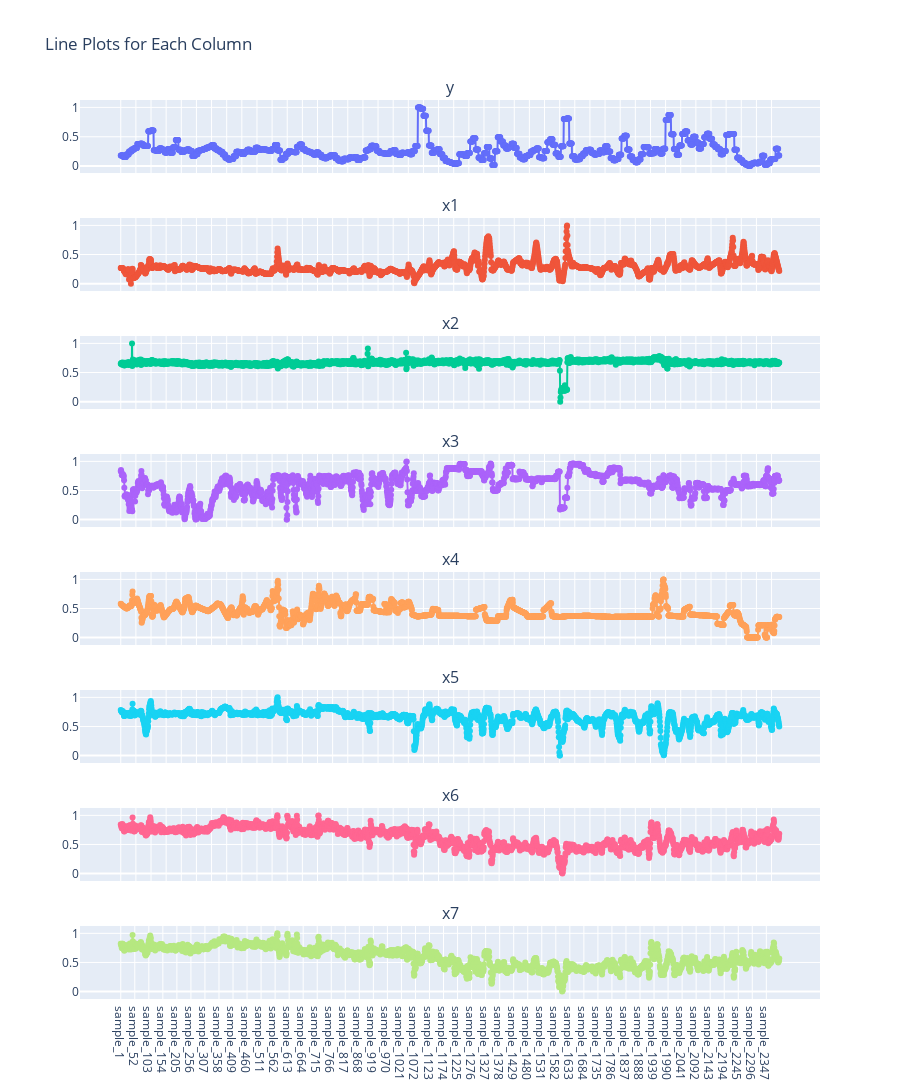

This figure's notebook cell:
### Code cell
import pandas as pd
import plotly.graph_objects as go
from plotly.subplots import make_subplots

# サブプロット作成
fig = make_subplots(rows=len(dataset.columns), cols=1, shared_xaxes=True, 
                    subplot_titles=dataset.columns, vertical_spacing=0.05)

# 各列に対して折れ線グラフを追加
for i, column in enumerate(dataset.columns):
    fig.add_trace(
        go.Scatter(x=dataset.index, y=dataset[column], mode="lines+markers", name=column),
        row=i + 1, col=1
    )

# レイアウト設定
fig.update_layout(
    height=300 * len(dataset.columns),  # グラフ全体の高さを動的に設定
    title="Line Plots for Each Column",
    showlegend=False  # 全体の凡例を非表示に（個別の凡例がサブプロットに表示されるため）
)

# 描画
fig.show()

### Figure 1 — Plotly figure (JSON) as saved in the notebook; plotly's stock layout.template omitted (floating-point values rounded to 4 significant figures; data arrays with more than 128 entries replaced by an {"elided": "..."} marker saying what was removed)
{"data": [{"mode": "lines+markers", "name": "y", "type": "scatter", "x": {"elided": "2394 str values"}, "xaxis": "x", "y": {"elided": "2394 float values"}, "yaxis": "y"}, {"mode": "lines+markers", "name": "x1", "type": "scatter", "x": {"elided": "2394 str values"}, "xaxis": "x2", "y": {"elided": "2394 float values"}, "yaxis": "y2"}, {"mode": "lines+markers", "name": "x2", "type": "scatter", "x": {"elided": "2394 str values"}, "xaxis": "x3", "y": {"elided": "2394 float values"}, "yaxis": "y3"}, {"mode": "lines+markers", "name": "x3", "type": "scatter", "x": {"elided": "2394 str values"}, "xaxis": "x4", "y": {"elided": "2394 float values"}, "yaxis": "y4"}, {"mode": "lines+markers", "name": "x4", "type": "scatter", "x": {"elided": "2394 str values"}, "xaxis": "x5", "y": {"elided": "2394 float values"}, "yaxis": "y5"}, {"mode": "lines+markers", "name": "x5", "type": "scatter", "x": {"elided": "2394 str values"}, "xaxis": "x6", "y": {"elided": "2394 float values"}, "yaxis": "y6"}, {"mode": "lines+markers", "name": "x6", "type": "scatter", "x": {"elided": "2394 str values"}, "xaxis": "x7", "y": {"elided": "2394 float values"}, "yaxis": "y7"}, {"mode": "lines+markers", "name": "x7", "type": "scatter", "x": {"elided": "2394 str values"}, "xaxis": "x8", "y": {"elided": "2394 float values"}, "yaxis": "y8"}], "layout": {"annotations": [{"font": {"size": 16}, "showarrow": false, "text": "y", "x": 0.5, "xanchor": "center", "xref": "paper", "y": 1, "yanchor": "bottom", "yref": "paper"}, {"font": {"size": 16}, "showarrow": false, "text": "x1", "x": 0.5, "xanchor": "center", "xref": "paper", "y": 0.8687, "yanchor": "bottom", "yref": "paper"}, {"font": {"size": 16}, "showarrow": false, "text": "x2", "x": 0.5, "xanchor": "center", "xref": "paper", "y": 0.7375, "yanchor": "bottom", "yref": "paper"}, {"font": {"size": 16}, "showarrow": false, "text": "x3", "x": 0.5, "xanchor": "center", "xref": "paper", "y": 0.6062, "yanchor": "bottom", "yref": "paper"}, {"font": {"size": 16}, "showarrow": false, "text": "x4", "x": 0.5, "xanchor": "center", "xref": "paper", "y": 0.475, "yanchor": "bottom", "yref": "paper"}, {"font": {"size": 16}, "showarrow": false, "text": "x5", "x": 0.5, "xanchor": "center", "xref": "paper", "y": 0.3437, "yanchor": "bottom", "yref": "paper"}, {"font": {"size": 16}, "showarrow": false, "text": "x6", "x": 0.5, "xanchor": "center", "xref": "paper", "y": 0.2125, "yanchor": "bottom", "yref": "paper"}, {"font": {"size": 16}, "showarrow": false, "text": "x7", "x": 0.5, "xanchor": "center", "xref": "paper", "y": 0.08125, "yanchor": "bottom", "yref": "paper"}], "height": 2400, "showlegend": false, "title": {"text": "Line Plots for Each Column"}, "xaxis": {"anchor": "y", "domain": [0, 1], "matches": "x8", "showticklabels": false}, "xaxis2": {"anchor": "y2", "domain": [0, 1], "matches": "x8", "showticklabels": false}, "xaxis3": {"anchor": "y3", "domain": [0, 1], "matches": "x8", "showticklabels": false}, "xaxis4": {"anchor": "y4", "domain": [0, 1], "matches": "x8", "showticklabels": false}, "xaxis5": {"anchor": "y5", "domain": [0, 1], "matches": "x8", "showticklabels": false}, "xaxis6": {"anchor": "y6", "domain": [0, 1], "matches": "x8", "showticklabels": false}, "xaxis7": {"anchor": "y7", "domain": [0, 1], "matches": "x8", "showticklabels": false}, "xaxis8": {"anchor": "y8", "domain": [0, 1]}, "yaxis": {"anchor": "x", "domain": [0.9187, 1]}, "yaxis2": {"anchor": "x2", "domain": [0.7875, 0.8687]}, "yaxis3": {"anchor": "x3", "domain": [0.6562, 0.7375]}, "yaxis4": {"anchor": "x4", "domain": [0.525, 0.6062]}, "yaxis5": {"anchor": "x5", "domain": [0.3937, 0.475]}, "yaxis6": {"anchor": "x6", "domain": [0.2625, 0.3437]}, "yaxis7": {"anchor": "x7", "domain": [0.1312, 0.2125]}, "yaxis8": {"anchor": "x8", "domain": [0, 0.08125]}}}
